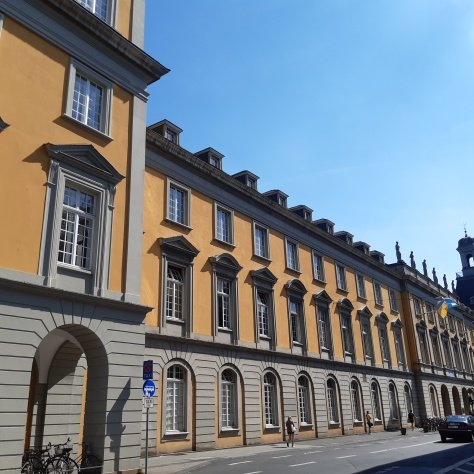
#> input picture data/bonn.jpg, 474 x 474 px
$ python chamfer_distance_transform.py
#> lines starting #> are read from the running program, lines starting #| are printed output that depends on the picture; after the words box and inside, x2 and y2 are one past the last pixel; in counts of white or black regions, pixels touching at a corner belong together
"""
Task 1: Distance Transform using Chamfer 5-7-11
Template for MA-INF 2201 Computer Vision WS25/26
Exercise 03
"""

import numpy as np
import cv2
import matplotlib.pyplot as plt
import os


def chamfer_distance_transform_5_7_11(binary_image):
    """
    Compute Chamfer distance transform using 5-7-11 mask.

    Based on Borgefors "Distance transformations in digital images" (1986).

    Chamfer 5-7-11:
    - Horizontal/vertical neighbors: weight = 5
    - Diagonal neighbors: weight = 7
    - Knight's move neighbors: weight = 11

    Args:
        binary_image: Binary image where features are 255, background is 0

    Returns:
        Distance transform image
    """
    assert binary_image.ndim == 2
    h, w = binary_image.shape
    # Initialize: 0 if feature pixel, infinity otherwise
    dt = np.full((h, w), np.inf, dtype=np.float32)
    dt[binary_image > 0] = 0.0

    # Neighborhoods with weights
    hv = 5
    dg = 7
    kn = 11

    # Define forward and backward masks with (row_offset, col_offset, distance)
    # Forward mask (as shown in slide 37)
    forward_offsets = [
        (-1,  0, hv), (0, -1, hv),
        (-1, -1, dg), (-1,  1, dg),
        (-2, -1, kn), (-1, -2, kn),
        (-2,  1, kn), (-1,  2, kn),
    ]

    # Backward mask (as shown in slide 37)
    backward_offsets = [
        ( 1,  0, hv), (0,  1, hv),
        ( 1,  1, dg), ( 1, -1, dg),
        ( 2,  1, kn), ( 1,  2, kn),
        ( 2, -1, kn), ( 1, -2, kn),
    ]

    # Forward pass
    for r in range(h):
        for c in range(w):
            d0 = dt[r, c]
            if d0 == 0:
                continue
            best = d0
            for dr, dc, wgt in forward_offsets:
                rr, cc = r + dr, c + dc
                if 0 <= rr < h and 0 <= cc < w:
                    cand = dt[rr, cc] + wgt
                    if cand < best:
                        best = cand
            dt[r, c] = best

    # Backward pass
    for r in range(h - 1, -1, -1):
        for c in range(w - 1, -1, -1):
            d0 = dt[r, c]
            best = d0
            for dr, dc, wgt in backward_offsets:
                rr, cc = r + dr, c + dc
                if 0 <= rr < h and 0 <= cc < w:
                    cand = dt[rr, cc] + wgt
                    if cand < best:
                        best = cand
            dt[r, c] = best

    return dt


def main():

    print("=" * 70)
    print("Task 1: Distance Transform using Chamfer 5-7-11")
    print("=" * 70)

    img_path = 'data/bonn.jpg'
    # img_path = 'data/circle.png'      # play with different images
    # img_path = 'data/square.png'
    # img_path = 'data/triangle.png'

    if not os.path.exists(img_path):
        print(f"Error: {img_path} not found!")
        return

    # Load image and convert to grayscale
    img_bgr = cv2.imread(img_path)
#> img_bgr is the input picture: shape (474, 474, 3); mean B, G, R 137.8, 129.1, 118.4
    if img_bgr is None:
        print(f"Error: failed to load {img_path}")
        return
    img_gray = cv2.cvtColor(img_bgr, cv2.COLOR_BGR2GRAY)
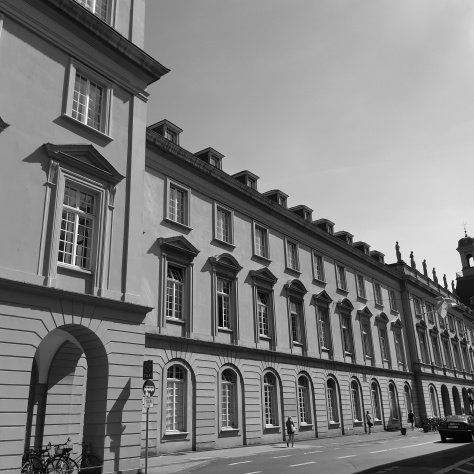
#> img_gray: shape (474, 474); min 0, max 255, mean 126.9

    # Apply Canny edge detection
    edges = cv2.Canny(img_gray, 100, 200)  # reasonable defaults; can be tuned
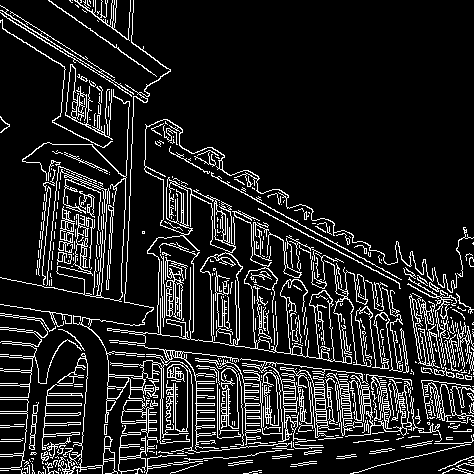
#> edges: shape (474, 474); 12.8% white in thin lines or dots

    # Compute distance transform with the function chamfer_distance_transform_5_7_11
    chamfer_dt = chamfer_distance_transform_5_7_11(edges)
#> after the loop in chamfer_distance_transform_5_7_11, `for r in range(h):`:
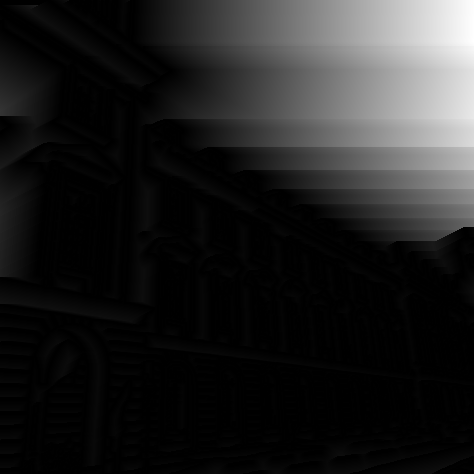
#> dt: shape (474, 474) float32; 0.1% of the values are NaN or infinite; the others: min 0, max 1710, mean 222.3; drawn with min black, max white, NaN and infinite black
#> after the loop in chamfer_distance_transform_5_7_11, `for r in range(h - 1, -1, -1):`:
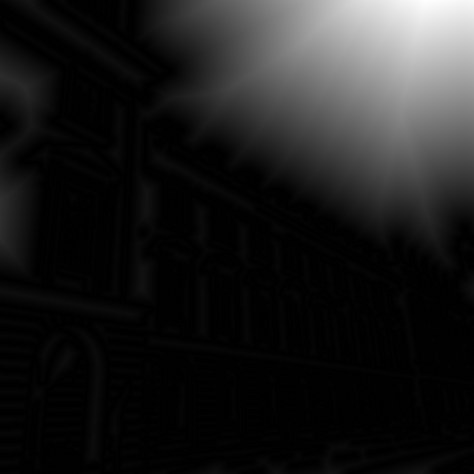
#> dt: shape (474, 474) float32; min 0, max 1173, mean 134.9; drawn with min black and max white
    chamfer_dt_disp = chamfer_dt / max(1.0, chamfer_dt.max())  # normalize for display

    # Compute distance transform using cv2.distanceTransform
    # cv2.distanceTransform computes distance to the nearest zero pixel.
    # We want distance to edges (non-zero). So we invert: set edges as zeros.
    inv = (edges == 0).astype(np.uint8) * 255
#> inv: shape (474, 474); 87.2% white; black in thin lines or dots
    opencv_dt = cv2.distanceTransform(inv, distanceType=cv2.DIST_L2, maskSize=3)
    opencv_dt_disp = opencv_dt / max(1e-6, opencv_dt.max())

    # Visualize results
    fig, axes = plt.subplots(2, 2, figsize=(12, 10))
    axes = axes.ravel()
    axes[0].imshow(cv2.cvtColor(img_bgr, cv2.COLOR_BGR2RGB))
    axes[0].set_title("Original")
    axes[0].axis("off")

    axes[1].imshow(edges, cmap="gray")
    axes[1].set_title("Canny edges")
    axes[1].axis("off")

    im3 = axes[2].imshow(chamfer_dt_disp, cmap="hot")
    axes[2].set_title("Chamfer 5-7-11 (normalized)")
    axes[2].axis("off")
    fig.colorbar(im3, ax=axes[2], fraction=0.046, pad=0.04)

    im4 = axes[3].imshow(opencv_dt_disp, cmap="hot")
    axes[3].set_title("OpenCV distanceTransform (normalized)")
    axes[3].axis("off")
    fig.colorbar(im4, ax=axes[3], fraction=0.046, pad=0.04)

    plt.tight_layout()
    plt.show()
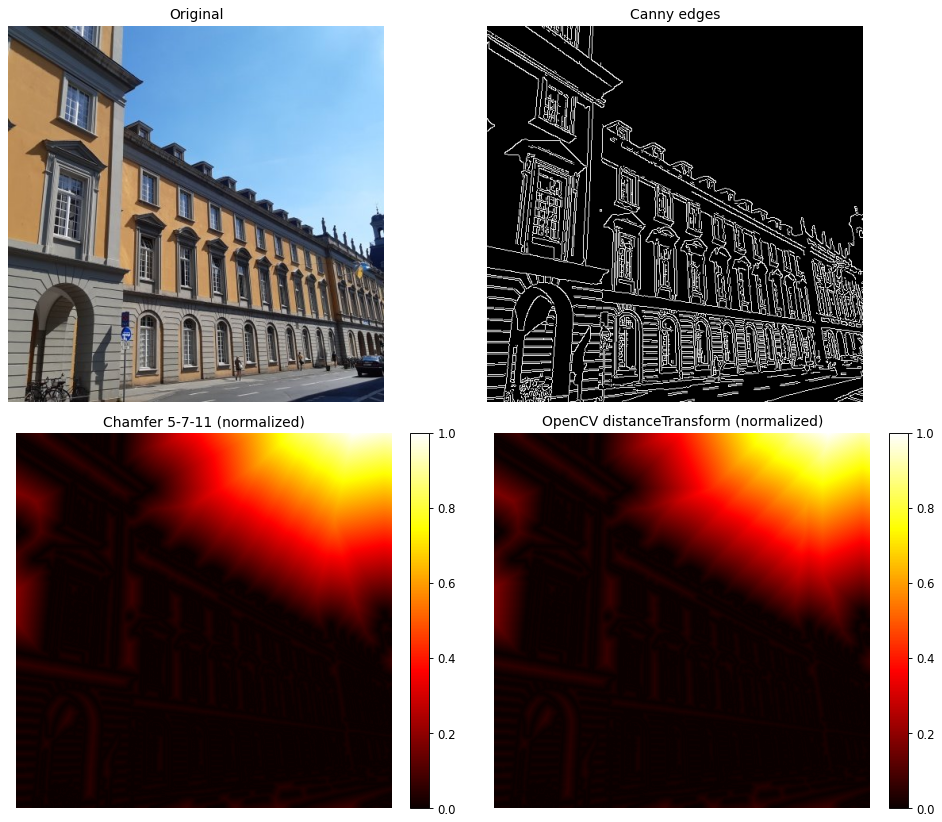
#> figure drawn by matplotlib, 6 panels


if __name__ == "__main__":
    main()

$ run again, with data/coins.jpg copied over data/bonn.jpg
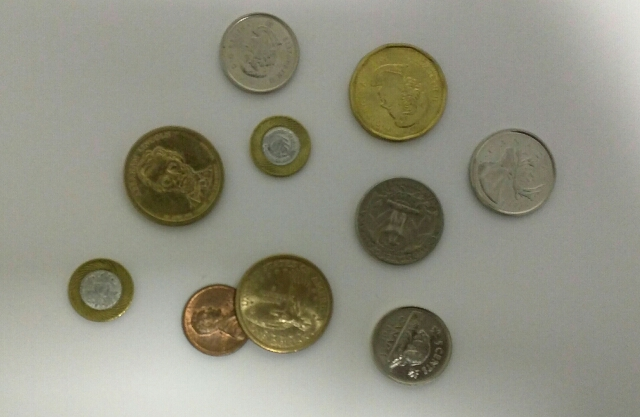
#> input picture data/coins.jpg, 640 x 417 px
#> in main, img_bgr is the input picture: shape (417, 640, 3); mean B, G, R 130.6, 145.4, 145.8
#> in main, `edges = cv2.Canny(img_gray, 100, 200)`:
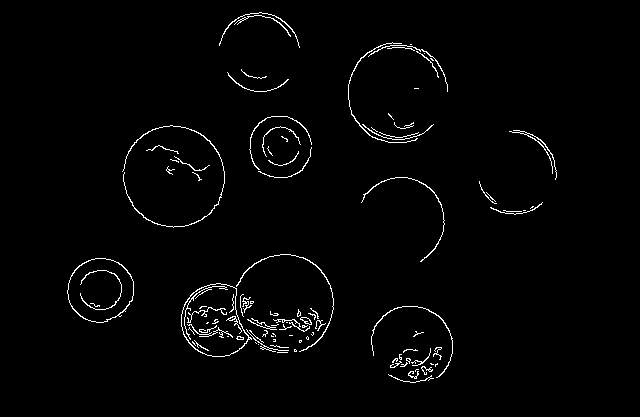
#> edges: shape (417, 640); 1.8% white in thin lines or dots, all inside (x1, y1, x2, y2) = (67, 12, 557, 383)
#> in main, `opencv_dt = cv2.distanceTransform(inv, distanceType=cv2.DIST_L2, maskS..`:
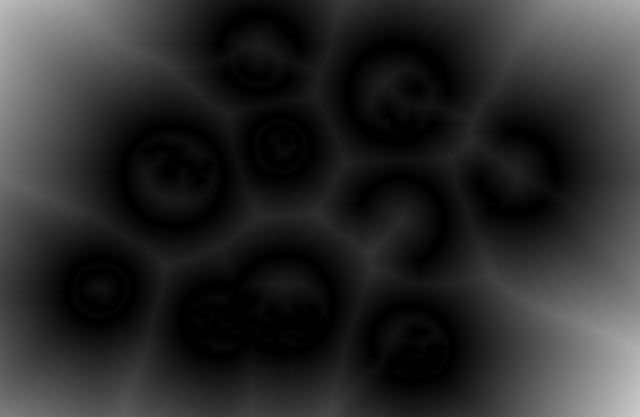
#> opencv_dt: shape (417, 640) float32; min 0, max 203.5, mean 43
